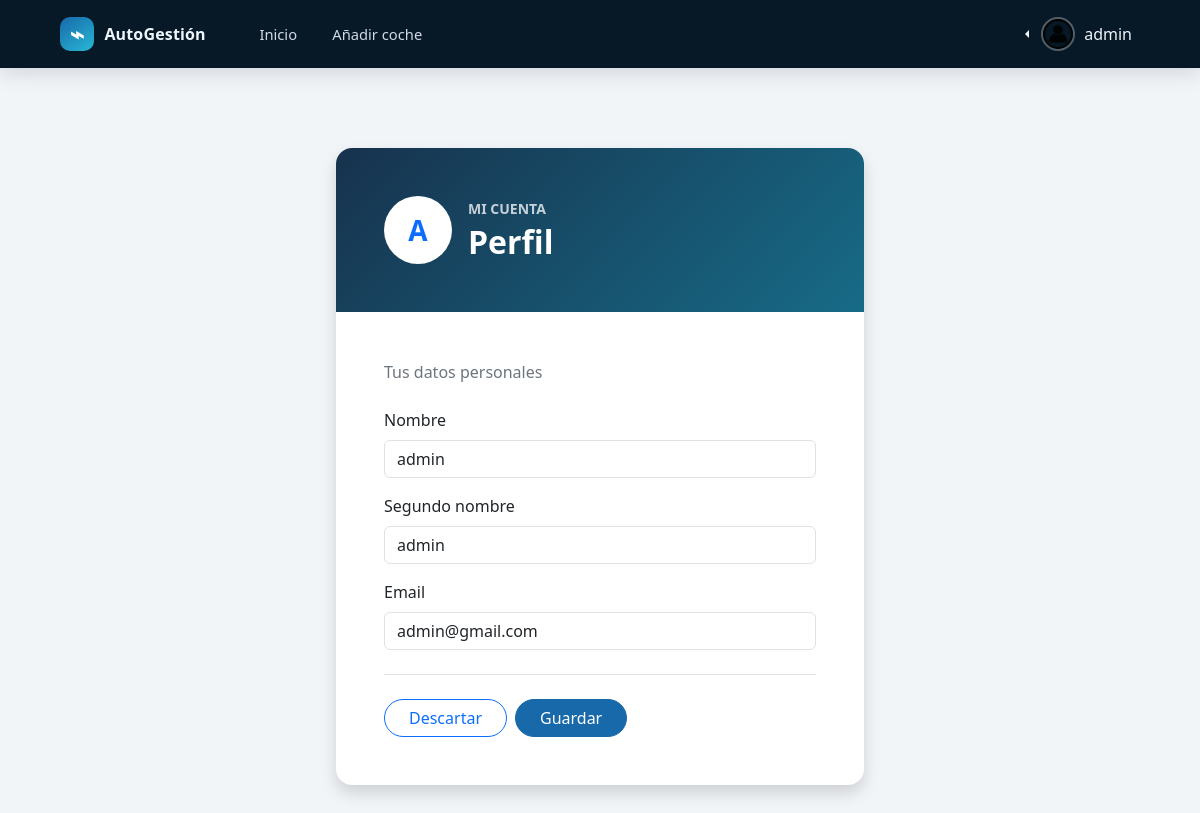
/user/profile_edit (signed in), run on the app's committed database.
### app/auth/models.py (models this page shows, shortened)
class User(db.Model):
    __tablename__ = 'users'
    id = db.Column(db.Integer, primary_key=True)
    username = db.Column(db.String(80), unique=True, nullable=False)
    pwhash = db.Column(db.String(128), nullable=False)
    email = db.Column(db.String(255), nullable=False, unique=True)
    email_cofirmed_at = db.Column(db.DateTime())
    first_name = db.Column(db.String(100), nullable=False)
    last_name = db.Column(db.String(100), nullable=False)
    avatar_id = db.Column(db.Integer, db.ForeignKey('files.id'), nullable=True)
    address_id = db.Column(db.Integer, db.ForeignKey('addresses.id'), nullable=True)
    avatar = relationship('Document', lazy='joined')
    social_networks = relationship('SocialNetwork', lazy='joined', secondary='user_social_networks')
    lang = db.Column(db.Enum(LangChoices), default=LangChoices.EN)
    @property
    def is_authenticated(self):
        return True

### app/auth/controllers.py (the view, shortened to what this page needs)
@authRoute.route('/user/profile_edit', methods=['GET', 'POST'])
@login_required
def profile_edit():
    form = ChangeInformation()
    if request.method == 'GET':
        form.name.data = current_user.first_name
        form.lastname.data = current_user.last_name
        form.email.data = current_user.email
    return render_template('user/profile_edit.html', changeInformation=form)

### app/auth/forms.py
class ChangeInformation(FlaskForm):
    name = StringField(_('Nombre'), [InputRequired(message=_('This field is required.'))])
    lastname = StringField(_('Segundo nombre'), [InputRequired(message=_('This field is required.'))])
    email = EmailField(_('Email'), [InputRequired(message=_('This field is required.'))])

### app/__init__.py (called while the page is built)
def get_locale():
    return request.accept_languages.best_match(['es', 'en'])

### app/auth/controllers.py (called while the page is built)
@login_manager.user_loader
def load_user(user_id):
    return db.session.get(User, int(user_id))

@authRoute.before_request
def get_current_user():
    g.user = current_user

### app/templates/user/profile_edit.html (shortened to what this page needs)
{% extends "dashboard/base.html" %}
{% block content %}
<section class="container py-5">
    <div class="row justify-content-center">
        <div class="col-12 col-md-9 col-lg-7 col-xl-6">
            <article class="card border-0 shadow rounded-4 overflow-hidden" aria-labelledby="profile-title">
                <header class="card-header border-0 text-white p-4 p-md-5"
                        style="background: linear-gradient(135deg, #17324d, #176b87);">
                    <div class="d-flex align-items-center gap-3">
                        <div class="rounded-circle bg-white text-primary d-flex align-items-center justify-content-center fw-bold fs-3 flex-shrink-0"
                             style="width: 68px; height: 68px;" aria-hidden="true">
                            {{ (current_user.first_name or current_user.username or 'U')[:1]|upper }}
                        </div>
                        <div>
                            <p class="text-uppercase small fw-semibold mb-1 opacity-75">Mi cuenta</p>
                            <h1 class="h2 fw-bold mb-0" id="profile-title">Perfil</h1>
                        </div>
                    </div>
                </header>
                <div class="card-body p-4 p-md-5">
                    <p class="text-secondary mb-4">Tus datos personales</p>
                    <form method="POST" action="{{ url_for('auth.profile_edit') }}">
                        <div class="mb-3">
                            {{ changeInformation.name.label(class="form-label") }}
                            {{ changeInformation.name(class="form-control") }}
                        </div>
                        <div class="mb-3">
                            {{ changeInformation.lastname.label(class="form-label") }}
                            {{ changeInformation.lastname(class="form-control") }}
                        </div>
                        <div class="mb-4">
                            {{ changeInformation.email.label(class="form-label") }}
                            {{ changeInformation.email(class="form-control") }}
                        </div>
                        <div class="border-top pt-4 d-flex gap-2">
                        <a class="btn btn-outline-primary rounded-pill px-4"
                           href="{{ url_for('auth.profile') }}">
                            Descartar
                        </a>
                        <button class="btn btn-primary rounded-pill px-4" type="submit">
                            Guardar
                        </button>
                        </div>
                    </form>
                </div>
            </article>
        </div>
    </div>
</section>
{% endblock %}

### app/templates/dashboard/base.html (shortened to what this page needs)
<!DOCTYPE html>
<html lang="es">
<head>
    <link rel="stylesheet" href="{{ url_for('static', filename='bootstrap/css/bootstrap.min.css')}}">
    <link rel="stylesheet" href="{{ url_for('static', filename='dashboard.css') }}">
</head>
<body class="fleet-page">
    <nav class="navbar navbar-expand-lg fleet-navbar">
        <div class="container-fluid">
            <a class="navbar-brand fleet-brand" href="{{ url_for('tasks.index') }}">
                <span class="fleet-brand-icon" aria-hidden="true">⌁</span>
                <span>AutoGestión</span>
            </a>
            <div class="navbar-collapse collapse" id="navbarApp">
                <ul class="navbar-nav fleet-nav-links">
                    <li class="nav-item">
                        <a class="nav-link" href="{{ url_for('tasks.index') }}">{{ _('Inicio') }}</a>
                    </li>
                    <li class="nav-item">
                        <a class="nav-link" href="{{ url_for('tasks.create') }}">{{ _('Añadir coche') }}</a>
                    </li>
                </ul>
                <ul class="navbar-nav ms-auto">
                    <li class="nav-item dropdown dropstart">
                        <a href="#" class="nav-link dropdown-toggle fleet-profile" data-bs-toggle="dropdown">
                            <img src="{{ url_for('static', filename='img/profile.png') }}" width="34" height="34" alt="">
                            <span>{{ current_user.username }}</span>
                        </a>
                    </li>
                </ul>
            </div>
        </div>
    </nav>
    <main class="dashboard-shell">
        {% block content %}{% endblock %}
    </main>
</body>
</html>

### app/assets/dashboard.css (style rules this page uses)
:root { --fleet-navy: #071827; --fleet-blue: #1769aa; --fleet-blue-dark: #12558d; --fleet-cyan: #28b8d5; --fleet-ink: #162536; --fleet-muted: #728195; --fleet-line: #e1e8ef; --fleet-bg: #f2f5f8; }
body.fleet-page { min-height: 100vh; background: var(--fleet-bg); color: var(--fleet-ink); }
.fleet-navbar { min-height: 68px; padding: 0.5rem clamp(1rem, 4vw, 3.25rem); background: var(--fleet-navy); box-shadow: 0 5px 20px rgb(7 24 39 / 14%); }
.fleet-navbar .navbar-brand, .fleet-navbar .nav-link { color: #eef5fc; }
.fleet-brand { display: inline-flex; align-items: center; gap: 0.65rem; margin-right: 2.5rem; font-size: 1rem; font-weight: 700; letter-spacing: 0.01em; }
.fleet-brand-icon, .fleet-empty-icon { display: inline-grid; width: 34px; height: 34px; place-items: center; border-radius: 10px; background: linear-gradient(145deg, var(--fleet-blue), var(--fleet-cyan)); color: white; font-size: 1.5rem; line-height: 1; }
.fleet-nav-links { gap: 0.5rem; }
.fleet-navbar .fleet-nav-links .nav-link { padding: 0.55rem 0.85rem; border-radius: 8px; color: #cfdae5; font-size: 0.92rem; }
.fleet-profile { display: inline-flex; align-items: center; gap: 0.55rem; color: #e6eef6; }
.fleet-profile img { border: 2px solid rgb(255 255 255 / 30%); border-radius: 50%; object-fit: cover; }
.dashboard-shell { width: min(1440px, 100%); margin: 0 auto; padding: 2rem clamp(1rem, 4vw, 3.25rem) 3rem; }
.fleet-primary-button, .btn-primary { --bs-btn-bg: var(--fleet-blue); --bs-btn-border-color: var(--fleet-blue); --bs-btn-hover-bg: var(--fleet-blue-dark); --bs-btn-hover-border-color: var(--fleet-blue-dark); --bs-btn-active-bg: var(--fleet-blue-dark); --bs-btn-active-border-color: var(--fleet-blue-dark); }

### data on the page
User: username "admin", first_name "A", email "admin@gmail.com"

### other printed values
{{ changeInformation.name.label(class="form-label") }} "Nombre"
{{ changeInformation.lastname.label(class="form-label") }} "Segundo nombre"
{{ changeInformation.email.label(class="form-label") }} "Email"
